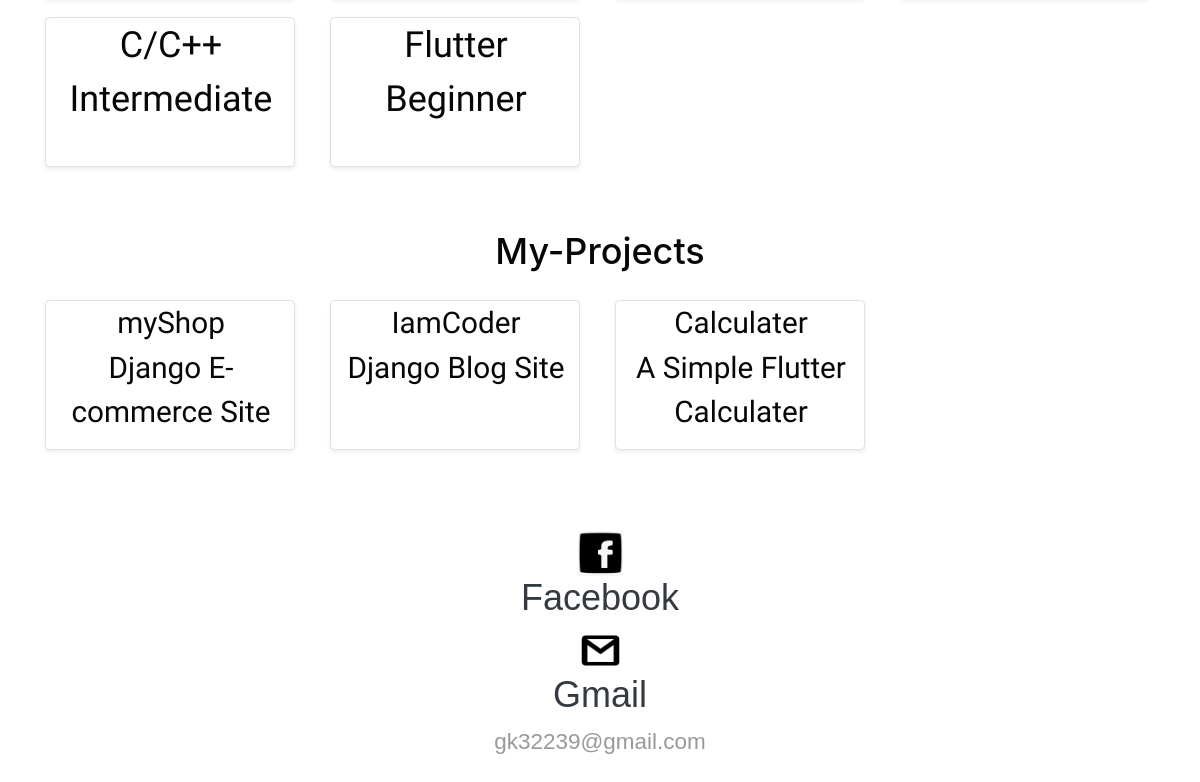
Before: / (lower part) with the older database file.
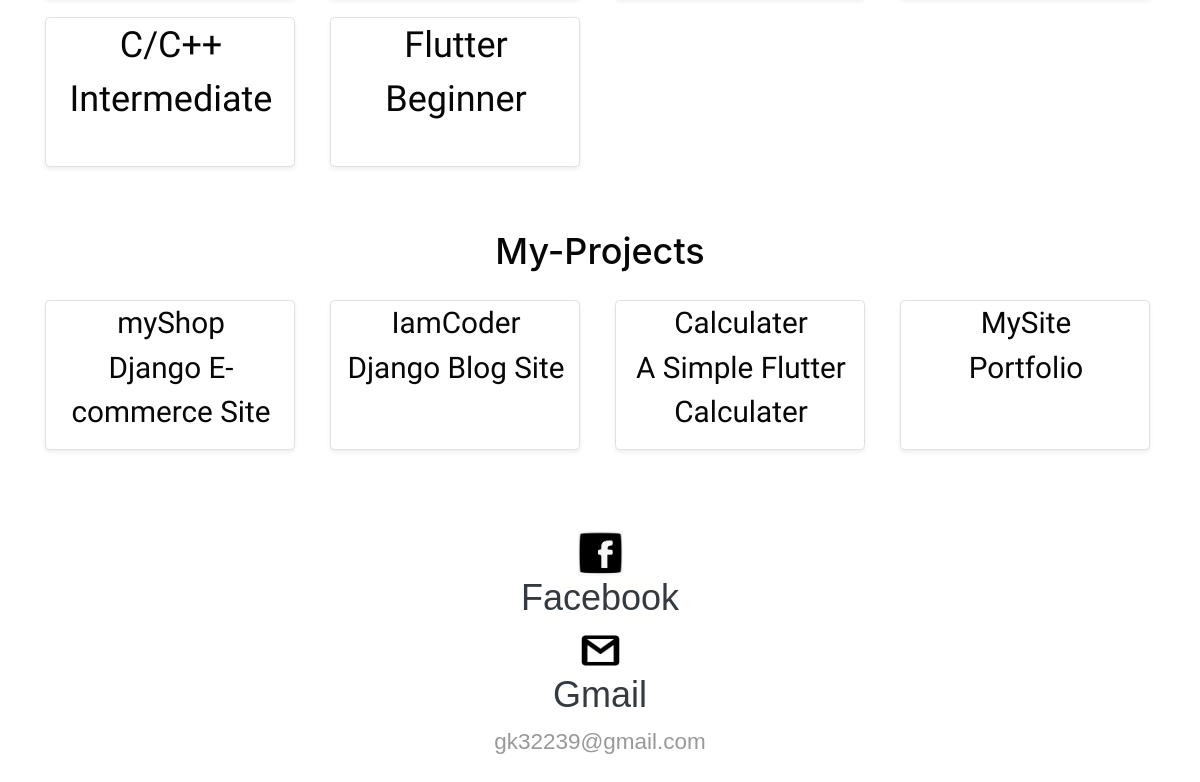
After: the same page with the newer database file.
### home/models.py (models this page shows, shortened)
class Skills(models.Model):
    sk_name=models.CharField(max_length=100)
    sk_type=models.CharField(max_length=50)

class MyProjects(models.Model):
    project_name=models.CharField(max_length=100)
    project_link=models.CharField(max_length=100)
    project_type=models.CharField(max_length=100,default="")

### home/views.py (the view)
# urls.py: path('',views.index,name="Home"),
def index(request):
    projects=MyProjects.objects.all()
    skills=Skills.objects.all()
    return render(request,'index.html',{'skills':skills,'projects':projects})

### template/index.html (shortened to what this page needs)
{% extends 'basic.html' %}
{% block body %}
{% load static %}
<div class="container">
<div class="row ">
  {% for skill in skills %}
  <div class="col-md-3  col-sm-9 col-9">
    <div
      class="row no-gutters border rounded overflow-hidden flex-md-row my-2   shadow-sm h-md-250 position-relative wh">
      <p style="font-size:2rem;font-family: Comfortaa, serif; color:#080707;">{{skill.sk_name}}<br>{{skill.sk_type}}</p>
    </div>
  </div>
  {% endfor %}
</div>
<div class="col-md-12 mt-5 mb-3" style="text-align:center;">
  <h2 style="color:#080707;">My-Projects</h2>
</div>
<div class="row ">
  {% for project in projects %}
  <div class="col-md-3  col-sm-12 col-12">
    <div
      class="row  no-gutters border rounded overflow-hidden flex-md-row my-2  shadow-sm h-md-250 position-relative wh">
        <a href="{{project.project_link}}" style="text-decoration: none;"><p style="font-size:1.65rem;font-family: Comfortaa, serif; color:#080707;">{{project.project_name}}<br>{{project.project_type}}</p></a>
      </div>
  </div>
  {% endfor %}
</div>
<footer class="my-0">
  <a href="https://www.facebook.com/profile.php?id=100050134031510" class="text-dark">
    <img src="{%static 'fb.png'%}" style="width:2em;height:2em;">
    <h2>Facebook</h2>
  </a>
  <a href="https://www.gmail.com" class="text-dark">
    <img src="{%static 'gmail.png'%}" style="width:2em;height:2em;">
    <h2>Gmail</h2>
  </a>
  <p>gk32239@gmail.com</p>
</footer>
</div>
{% endblock body %}

Changed rows visible on the page:
added MyProjects: project_name "MySite", project_type "Portfolio"
